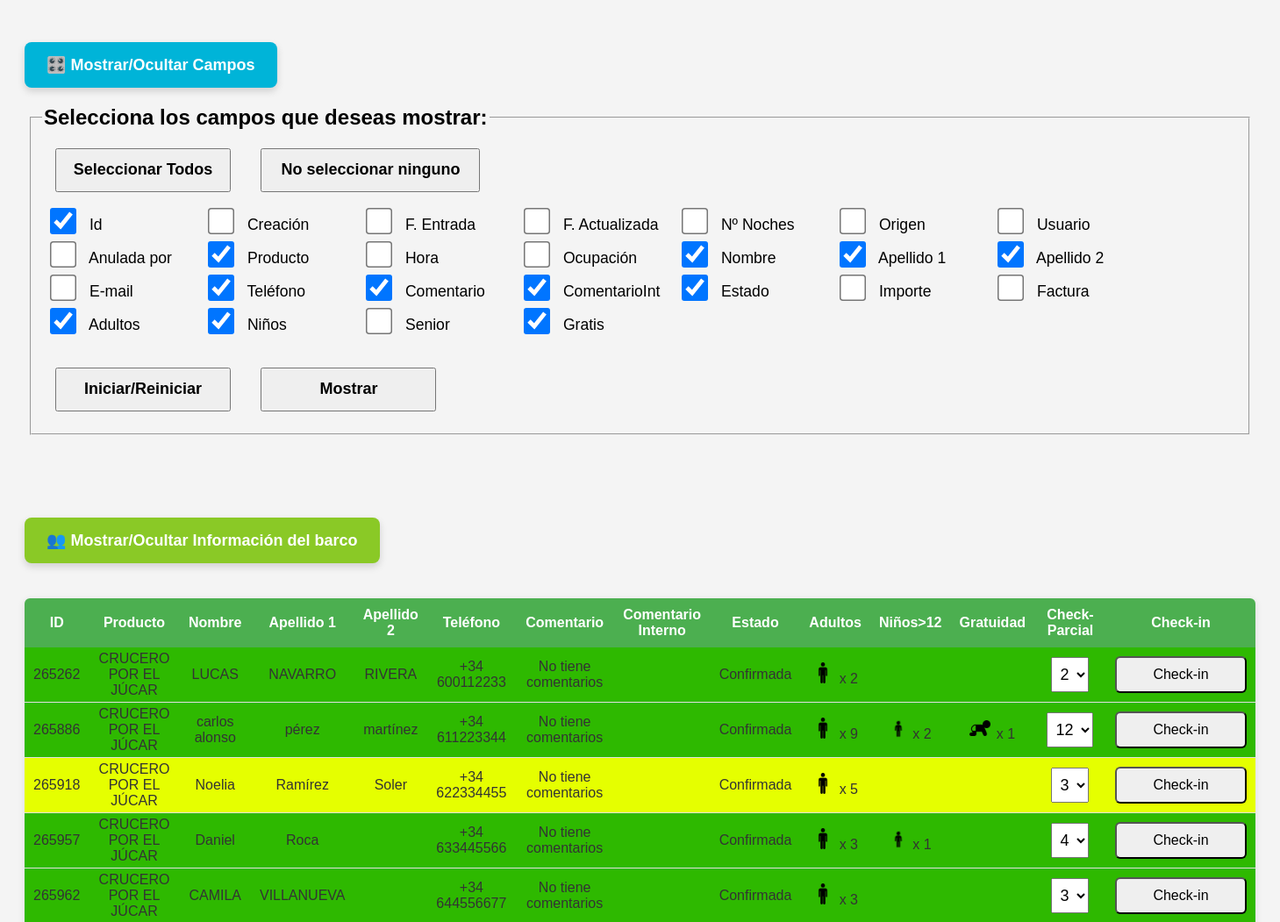
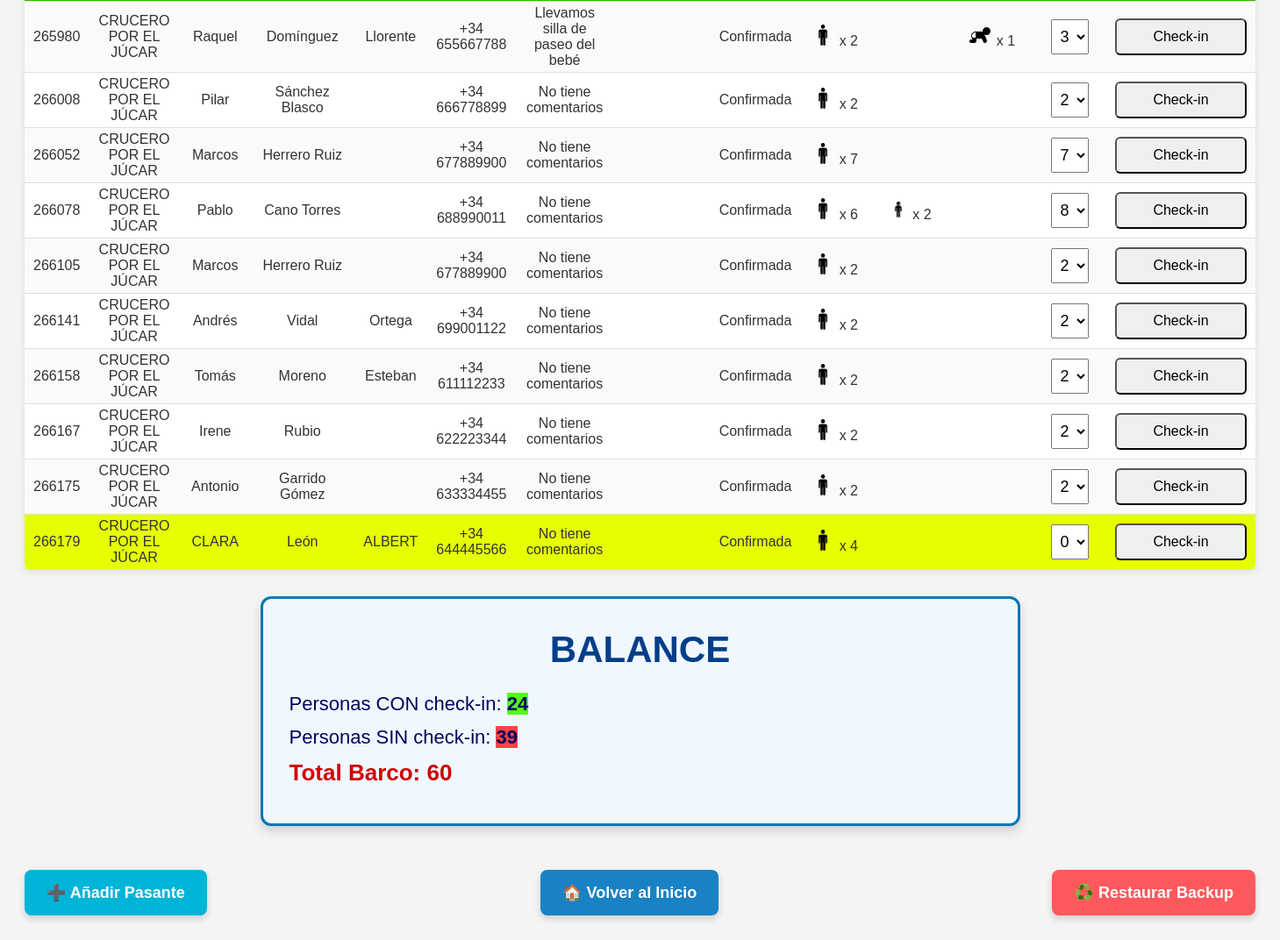
Page /?lista=1&accion=restaurar on the earlier database version (2 pictures, top to bottom).
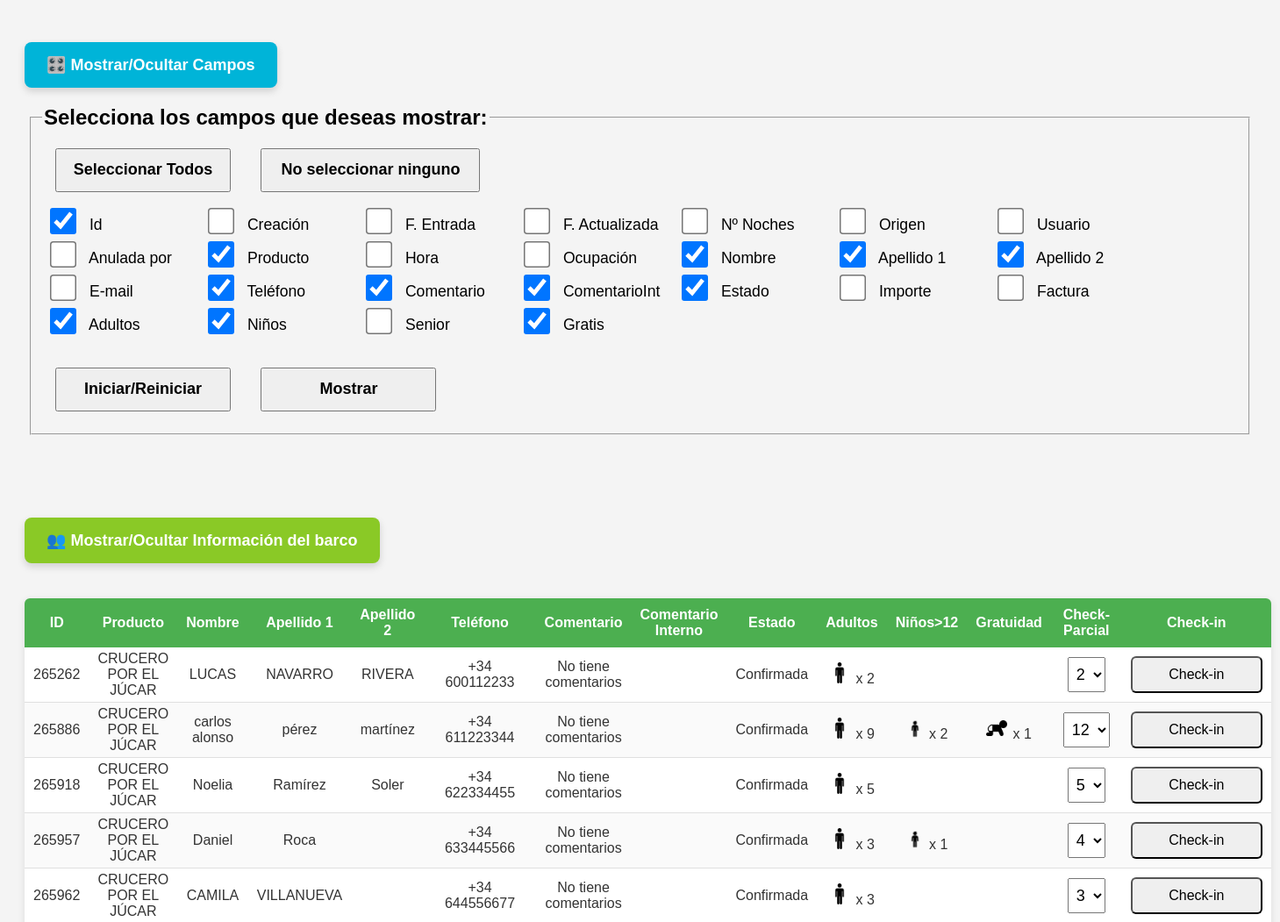
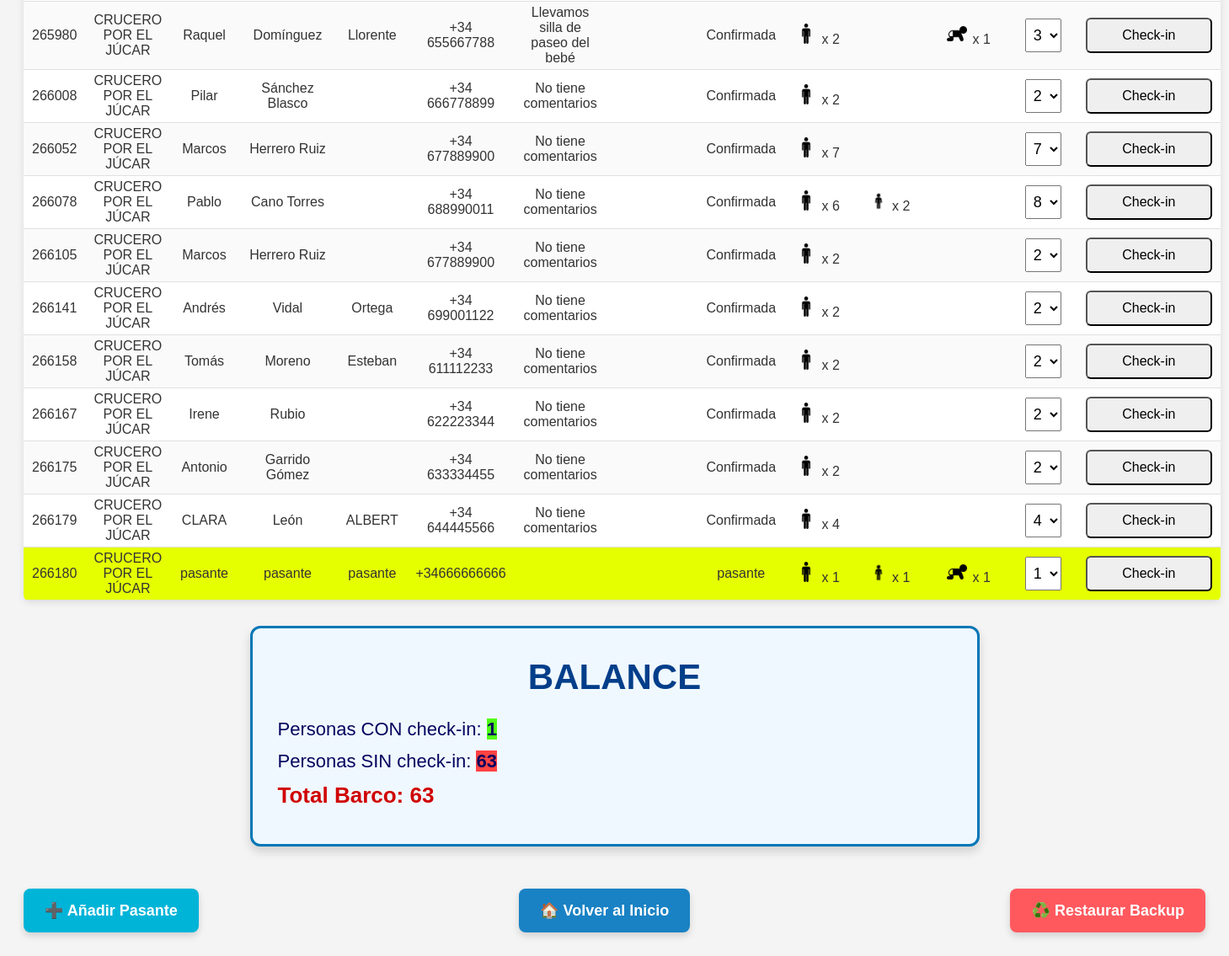
Same page on the later database version (2 pictures, top to bottom).
### tables this page shows
CREATE TABLE `pasajeros` (
  `id` int DEFAULT NULL,
  `creacion` datetime DEFAULT NULL,
  `f_entrada` date DEFAULT NULL,
  `fsalida` date DEFAULT NULL,
  `f_actualizada` datetime DEFAULT NULL,
  `n_noches` varchar(10) DEFAULT NULL,
  `origen` varchar(50) DEFAULT NULL,
  `usuario` varchar(100) DEFAULT NULL,
  `anulada_por` varchar(100) DEFAULT NULL,
  `producto` varchar(150) DEFAULT NULL,
  `hora` varchar(20) DEFAULT NULL,
  `ocupacion` varchar(50) DEFAULT NULL,
  `nombre` varchar(100) DEFAULT NULL,
  `apellido_1` varchar(100) DEFAULT NULL,
  `apellido_2` varchar(100) DEFAULT NULL,
  `e_mail` varchar(150) DEFAULT NULL,
  `telefono` varchar(30) DEFAULT NULL,
  `comentario` text,
  `comentario_interno` text,
  `estado` varchar(50) DEFAULT NULL,
  `importe` varchar(500) DEFAULT NULL,
  `factura` varchar(50) DEFAULT NULL,
  `adultos` int DEFAULT NULL,
  `ninos` int DEFAULT NULL,
  `senior` int DEFAULT NULL,
  `gratis` int DEFAULT NULL,
  `checked` int NOT NULL DEFAULT '0',
  `subidos` int NOT NULL
);

### clases/Conexion.php (called while the page is built, shortened)
<?php
class Conexion
{
    private $conn;
    private $configFile = "conf.json";
    public function connect()
    {
        $configData = file_get_contents($this->configFile);
        $config = json_decode($configData, true);
        $this->host = $config['host'];
        $this->userName = $config['userName'];
        $this->password = $config['password'];
        $this->db = $config['db'];
        $dsn = "mysql:host={$this->host};dbname={$this->db};charset=utf8mb4";
        try {
            $this->conn = new PDO($dsn, $this->userName, $this->password);
            $this->conn->setAttribute(PDO::ATTR_ERRMODE, PDO::ERRMODE_EXCEPTION);
        } catch (PDOException $e) {
            die("Connection failed: " . $e->getMessage());
        }
    }
    public function getConn()
    {
        return $this->conn;
    }
}

### clases/Model.php (the view, shortened to what the rows shown need)
<?php
class Model extends Conexion
{
        public function getAllPasajeros()
        {
            $query = 'SELECT * FROM pasajeros order by producto desc, estado asc';
            $stmt = $this->getConn()->query($query);
            return $stmt->fetchAll(PDO::FETCH_ASSOC);
        }
        public function showAllPasajeros()
        {
            $result = $this->getAllPasajeros();
            $camposDisponibles = [
                'id' => 'ID',
                'creacion' => 'Creación',
                'f_entrada' => 'F. Entrada',
                'f_actualizada' => 'F. Actualizada',
                'n_noches' => 'Nº Noches',
                'origen' => 'Origen',
                'usuario' => 'Usuario',
                'anulada_por' => 'Anulada por',
                'producto' => 'Producto',
                'hora' => 'Hora',
                'ocupacion' => 'Ocupación',
                'nombre' => 'Nombre',
                'apellido_1' => 'Apellido 1',
                'apellido_2' => 'Apellido 2',
                'e_mail' => 'E-mail',
                'telefono' => 'Teléfono',
                'comentario' => 'Comentario',
                'comentario_interno' => 'Comentario Interno',
                'estado' => 'Estado',
                'importe' => 'Importe',
                'factura' => 'Factura',
                'adultos' => 'Adultos',
                'ninos' => ' Niños>12',
                'gratis' => 'Gratuidad'
            ];
            if (isset($_POST['accion']) && $_POST['accion'] == 'reiniciar') {
                $camposMostrar = [
                    'id', 'producto', 'nombre', 'apellido_1',
                    'apellido_2', 'telefono', 'comentario', 'comentario_interno', 'estado',
                    'adultos', 'ninos', 'gratis'
                ];
            }else{
            $camposMostrar = $_SESSION['campos'] ?? [
                'id', 'producto', 'nombre', 'apellido_1',
                'apellido_2', 'telefono', 'comentario', 'comentario_interno', 'estado',
                'adultos', 'ninos', 'gratis'
            ];}
            echo '<table class="greenTable">';
            echo '<thead><tr>';
                foreach ($camposMostrar as $campo) {
                    if (isset($camposDisponibles[$campo])) {
                        echo '<th>' . htmlspecialchars($camposDisponibles[$campo]) . '</th>';
                    }
                }
                echo '<th> Check-Parcial </th>';
                echo '<th> Check-in </th>';
                echo '</tr></thead>';
                echo '<tbody>';
                foreach ($result as $row) {
                    if ($row['checked'] == 0){
                        echo '<tr>';}
                    elseif($row['checked'] == 1){
                        echo '<tr style="background-color:rgb(46, 185, 0);">';
                    }elseif($row['checked'] == 2){
                        echo '<tr style="background-color:rgb(229, 255, 0);">';}
                        foreach ($camposMostrar as $campo) {
                            if (in_array($campo, ['adultos', 'ninos'])) {
                                $cantidad = (int)($row[$campo] ?? 0);
                                if ($cantidad == 0) {
                                echo "<td></td>";
                                }else{
                                $imgSrc = "IMG/{$campo}.png";
                                $htmlImg = '';
                                $htmlImg .= "<img src='$imgSrc' alt='$campo' style='height: 24px; margin-right: 2px;'>";
                                echo "<td>$htmlImg x $cantidad</td>";
                            }} elseif (in_array($campo, ['gratis'])) {
                                $cantidad = (int)($row[$campo] ?? 0);
                                if ($cantidad == 0) {
                                    echo "<td></td>";
                                    }else{
                                $imgSrc = "IMG/grat.png";
                                $htmlImg = '';
                                $htmlImg .= "<img src='$imgSrc' alt='$campo' style='height: 24px; margin-right: 2px;'>";
                                echo "<td>$htmlImg x $cantidad</td>";
                            }} elseif (in_array($campo, ['senior'])) {} else {
                                echo '<td>' . htmlspecialchars($row[$campo] ?? '') . '</td>';
                            }
                        }
                            echo '<td style="text-align: center;">';
                            echo '<form method="POST" action="#tabla">';
                            echo '<select name="cantidad" id="personasSelect">';
                            $personas = $row['adultos'] + $row['ninos'] + $row['gratis'];
                            if($row['checked'] == 0 || $row['checked'] == 1){
                                for ($i = 0; $i <= $personas - 1; $i++) {
                                    echo "<option value=\"$i\">$i</option>";
                                }
                                echo "<option selected value=\"$i\">$i</option>";
                                echo '</select>';}
                            elseif($row['checked'] == 2){
                            $value = $row['subidos'];
                                for ($i = 0; $i <= $value - 1; $i++) {
                                    echo "<option value=\"$i\">$i</option>";
                                }
                                echo "<option selected value=\"$value\">$value</option>";
                                for ($i = $value + 1; $i <= $personas; $i++ ){
                                    echo "<option value=\"$i\">$i</option>";
                                }
                                echo '</select>';
                            }
                            echo '<td style="text-align: center;">';
                            echo '<input type="submit" class="bononcheck" name="checkin" value="Check-in">';
                            echo '</form>';
                            echo '</tr>';
                    }
                    echo '</tbody>';
                    echo '</table>';
        }
        public function showContarPersonas()
        {
            $resultDatos = $this->getAllPasajeros();
        }
        public function showBalance()
        {
            echo '<div class="contarPersonas">';
            echo '<h2>BALANCE</h2>';
            echo '</div>';
        }
}

Differences in the rows shown:
changed pasajeros "LUCAS": checked 1 → 0 (drawn)
changed pasajeros "carlos alonso": checked 1 → 0 (drawn)
changed pasajeros "Noelia": checked 2 → 0 (drawn); cantidad "3" → "5"
changed pasajeros "Daniel": checked 1 → 0 (drawn)
changed pasajeros "CAMILA": checked 1 → 0 (drawn)
changed pasajeros "CLARA": checked 2 → 0 (drawn); cantidad "0" → "4"
added pasajeros: id "266180", producto "CRUCERO POR EL JÚCAR", nombre "pasante", apellido_1 "pasante", apellido_2 "pasante", telefono "+34666666666", estado "pasante", adultos "1", ninos "1", gratis "1", cantidad "1"
Other differences:
$totalCheckeados: "24" → "1"
$sinCheck: "39" → "63"
$total: "60" → "63"
